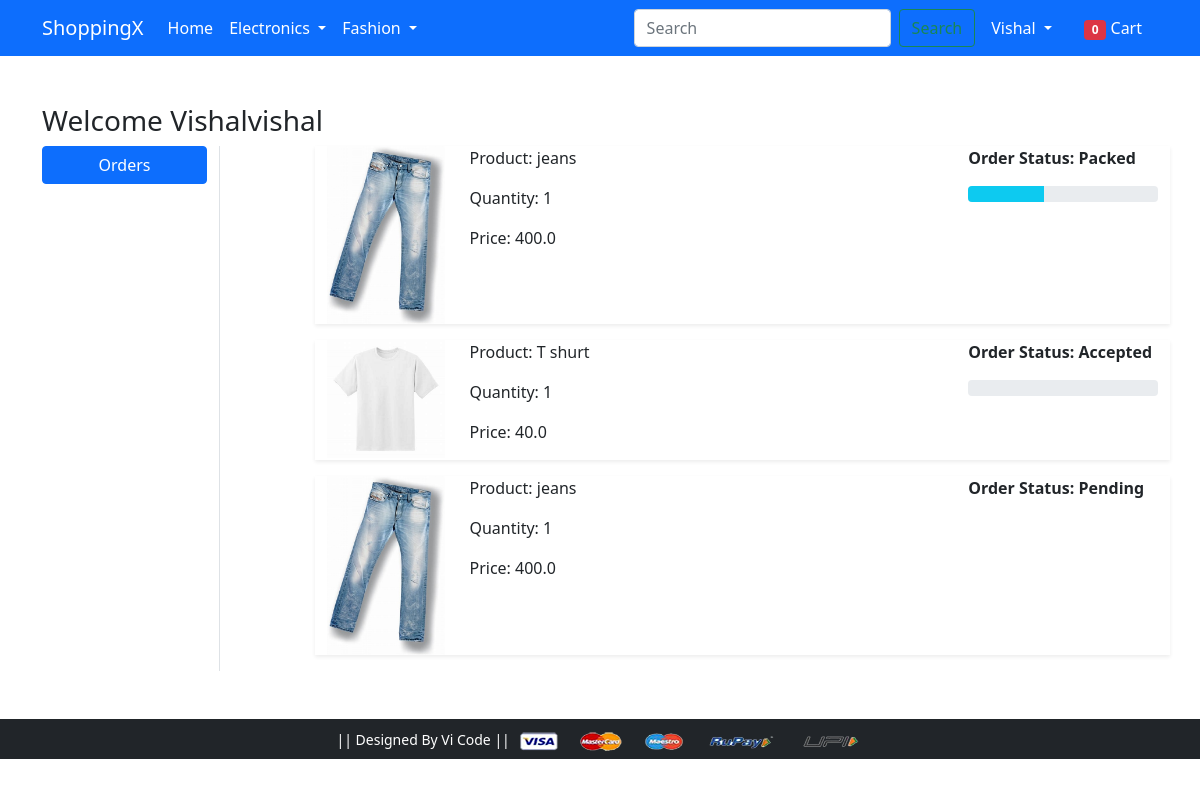
Screenshot of /orders/ (signed in) with the database file from the repository.
### app/models.py (models this page shows, shortened)
class OrderPlaced(models.Model):
    user = models.ForeignKey(User,on_delete=models.CASCADE)
    customer = models.ForeignKey(Customer,on_delete=models.CASCADE)
    product = models.ForeignKey(Product, on_delete=models.CASCADE)
    quantity =  models.PositiveIntegerField(default=1)
    ordered_date = models.DateTimeField(auto_now_add=True)
    status = models.CharField(max_length=50,
    choices=STATE_CHOICES,default='Pending')
    @property
    def total_cost(self):
        return self.quantity * self.product.discounted_price

class Product(models.Model):
    title = models.CharField(max_length=100)
    selling_price = models.FloatField()
    discounted_price = models.FloatField()
    description = models.TextField()
    brand = models.CharField(max_length=100)
    category = models.CharField(choices=CATEGORY_CHOICES, max_length=2)
    product_image = models.ImageField(upload_to='productimg')

### app/views.py (the view)
# urls.py: path('orders/', views.orders, name='orders'),
@login_required
def orders(request):
 totalitem = 0
 if request.user.is_authenticated:
  totalitem = len(Cart.objects.filter(user=request.user))
 op = OrderPlaced.objects.filter(user=request.user)
 return render(request, 'app/orders.html', {'order_placed':op,'totalitem':totalitem})

### app/templates/app/orders.html (shortened to what this page needs)
{% extends 'app/base.html' %}
{% load static %}
{% block main-content %}
<div class="container my-5">
 <div class="row">
  <h3>Welcome Vishal<span class="text-capitalize">{{request.user}}</span></h3>
  <div class="col-sm-2 border-end">
   <ul class="list-unstyled">
    <li class="d-grid"><a href="{% url 'orders' %}" class="btn btn-primary">Orders</a></li>
   </ul>
  </div>
  <div class="col-sm-9 offset-sm-1">
  {% for op in order_placed %}
   <div class="row shadow-sm mb-3">
    <div class="col-sm-2">
      <img src="{{op.product.product_image.url}}" alt="" srcset="" class="img-fluid" height="150">
    </div>
   <div class="col-sm-7">
    <p>Product: {{op.product.title}}</p>
    <p>Quantity: {{op.quantity}}</p>
    <p>Price: {{op.total_cost}}</p>
   </div>
   <div class="col-sm-3 fw-bold">
    <p>Order Status: {{op.status}}</p>
     {% if op.status == 'Accepted' %}
     <div class="progress">
     </div>
     {% endif %}
     {% if op.status == 'Packed' %}
     <div class="progress">
        <div class="progress-bar bg-info" role="progressbar" style="width: 40%" aria-valuenow "40" aria-valuemin='0' aria-valuemax="100">
        </div>
     </div>
     {% endif %}
   </div>
  </div>
  {% endfor %}
  </div>
 </div>
</div>
{% endblock main-content %}

### app/templates/app/base.html (shortened to what this page needs)
<!doctype html>
{% load static %}
<html lang="en">
  <head>
    <link href="https://cdn.jsdelivr.net/npm/bootstrap@5.0.0-beta1/dist/css/bootstrap.min.css" rel="stylesheet">
    <link rel="stylesheet" href="{% static 'app/css/owl.carousel.min.css' %}">
    <link rel="stylesheet" href="{% static 'app/css/all.min.css' %}">
    <link rel="stylesheet" href="{% static 'app/css/style.css' %}">
  </head>
  <body>
    <nav class="navbar navbar-expand-lg navbar-dark bg-primary">
     <div class="container">
       <a class="navbar-brand" href="/">ShoppingX</a>
       <div class="collapse navbar-collapse" id="navbarSupportedContent">
         <ul class="navbar-nav me-auto mb-2 mb-lg-0">
           <li class="nav-item">
             <a class="nav-link active" aria-current="page" href="/">Home</a>
           </li>
           <li class="nav-item dropdown">
             <a class="nav-link dropdown-toggle text-white" href="#" id="electronicsDropdown" role="button" data-bs-toggle="dropdown" aria-expanded="false">
               Electronics
             </a>
           </li>
           <li class="nav-item dropdown">
             <a class="nav-link dropdown-toggle text-white" href="#" id="fashionDropdown" role="button" data-bs-toggle="dropdown" aria-expanded="false">
               Fashion
             </a>
           </li>
         </ul>
        <form class="d-flex" method="GET" action="{% url 'search' %}">
          <input class="form-control me-2" type="search" placeholder="Search" name="query">
          <button class="btn btn-outline-success" type="submit">Search</button>
        </form>
        <div>
          <ul class="navbar-nav me-auto mb-2 mb-lg-0">
          {% if request.user.is_authenticated %}
           <li class="nav-item dropdown mx-2">
              <a class="nav-link dropdown-toggle text-white" href="#" id="profileDropdown" role="button" data-bs-toggle="dropdown" aria-expanded="false">
                {{request.user.username|capfirst}}
              </a>
            </li>
            <li class="nav-item mx-2">
             <a href="{% url 'showcart' %}" class="nav-link text-white"><span class="badge bg-danger">{{totalitem}}</span> Cart </a>
            </li>
          {% endif %}
          </ul>
         </div>
       </div>
     </div>
    </nav>
    {% block main-content %} {% endblock main-content %}
    <footer class="container-fluid bg-dark text-center p-2 mt-5">
        <small class="text-white">|| Designed By Vi Code || </small>
        <img src="{% static 'app/images/payment.png' %}" alt="" srcset="" class="img-fluid" height="2px">
    </footer>
  </body>
</html>

### rows the page displays
OrderPlaced: product.product_image (picture), product "jeans", quantity "1", total_cost "400.0", status "Packed"
OrderPlaced: product.product_image (picture), product "T shurt", quantity "1", total_cost "40.0", status "Accepted"
OrderPlaced: product.product_image (picture), product "jeans", quantity "1", total_cost "400.0", status "Pending"

### other values shown
{{ request.user.username|capfirst }} "Vishal"
{{ totalitem }} "0"
{{ request.user }} "Vishal"
